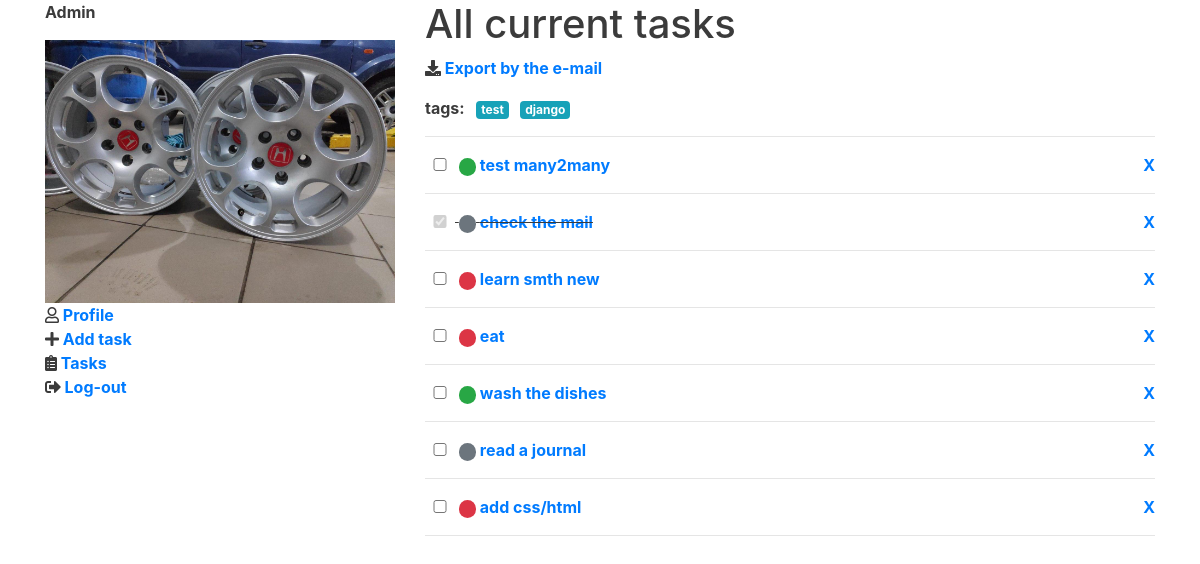
Screenshot of /tasks/list/ (signed in) with the database file from the repository.
### accounts/models.py (models this page shows, shortened)
class Profile(models.Model):
    user = models.OneToOneField(User, on_delete=models.CASCADE)
    birthdate = models.DateField(blank=True, null=True)
    avatar = models.ImageField(upload_to="user_avatars/%Y/%m/%d", blank=True)

### tasks/models.py (models this page shows, shortened)
class TodoItem(models.Model):
    PRIORITY_HIGH = 1
    PRIORITY_MEDIUM = 2
    PRIORITY_LOW = 3
    PRIORITY_CHOICES = [
        (PRIORITY_HIGH, "High priority"),
        (PRIORITY_MEDIUM, "Medium priority"),
        (PRIORITY_LOW, "Low priority"),
    ]
    description = models.CharField(max_length=64)
    is_completed = models.BooleanField("Performed", default=False)
    created = models.DateTimeField(auto_now_add=True)
    updated = models.DateTimeField(auto_now=True)
    owner = models.ForeignKey(
        User, on_delete=models.CASCADE, related_name="tasks")
    priority = models.IntegerField(
        "Priority", choices=PRIORITY_CHOICES, default=PRIORITY_MEDIUM
    )
    def __str__(self):
        return self.description.lower()
    class Meta:
        ordering = ("-created",)
    tags = TaggableManager()

### tasks/views.py (the view)
# urls.py: path("list/", views.tasks_by_tag, name="list"),
def tasks_by_tag(request, tag_slug=None):
    u = request.user
    tasks = TodoItem.objects.filter(owner=u).all()
    tag = None
    if tag_slug:
        tag = get_object_or_404(Tag, slug=tag_slug)
        tasks = tasks.filter(tags__in=[tag])
    all_tags = []
    for t in tasks:
        all_tags.append(list(t.tags.all()))
    all_tags = filter_tags(all_tags)
    return render(
        request,
        "tasks/list_by_tag.html",
        {"tag": tag, "tasks": tasks, "all_tags": all_tags},
    )

### tasks/views.py (called while the page is built)
def filter_tags(tags_by_tags):
    tags = []
    for lists in tags_by_tags:
        for i in lists:
            if i not in tags:
                tags.append(i)
    return tags

### tasks/templates/tasks/list_by_tag.html (shortened to what this page needs)
{% extends "base.html" %}
{% load static %}
{% block main_content %}
    {% if tag %}
        <h1>Current tasks with tag "{{ tag.name }}"</h1>
    {% else %}
        <h1>All current tasks</h1>
    {% endif %}
    <p><i class="fa fa-download"></i>&nbsp;<a href="{% url "tasks:export" %}">Export by the e-mail</a></p>
    {% for t in all_tags %}
        {% if forloop.first %}
            <ul class="list-inline">
            <li class="list-inline-item">tags:</li>
        {% endif %}
    <li class="list-inline-item">
        <a href="{% url "tasks:list_by_tag" t.slug %}">
            {% if t.pk == tag.pk %}
                <span class="badge badge-success">{{ t.name }}</span>
            {% else %}
                <span class="badge badge-info">{{ t.name }}</span>
            {% endif %}
        </a>
    </li>
    {% if forloop.last %}</ul>{% endif %}
    {% endfor %}
    <hr/>
    <ul id="todo-list">
        {% for task in tasks %}
            {% if task.is_completed %}
                <li class="completed">
                    <input class='checkbox' data-uid={{ task.id }} type='checkbox' disabled='disabled'
                           checked='checked'/>
                    {% else %}
                <li>
                <input class='checkbox' data-uid={{ task.id }} type='checkbox'/>
            {% endif %}
        {% if task.priority == task.PRIORITY_HIGH %}
            <span class="badge badge-pill badge-danger">&nbsp;</span>
        {% elif task.priority == task.PRIORITY_MEDIUM %}
            <span class="badge badge-pill badge-secondary">&nbsp;</span>
        {% elif task.priority == task.PRIORITY_LOW %}
            <span class="badge badge-pill badge-success">&nbsp;</span>
        {% endif %}
        <a href={% url "tasks:details" task.id %}>{{ task }}</a>
        <a class="remove" href={% url "tasks:delete" task.id %}>X</a>
        <hr/>
        </li>
        {% endfor %}
    </ul>
{% endblock %}

### templates/base.html (shortened to what this page needs)
{% load static %}
<html>
<head>
    <link rel="stylesheet" href="{% static 'css/styles.css' %}">
    <link rel="stylesheet"
          href="https://stackpath.bootstrapcdn.com/bootstrap/4.2.1/css/bootstrap.min.css"
>
    <link rel="stylesheet"
          href="https://use.fontawesome.com/releases/v5.7.0/css/all.css"
>
</head>
<body>
<div class="container">
    <div class="row">
        <div class="side_bar col">
            {% block side_bar %}
                {% if user.is_authenticated %}
                    <p>{{ user.first_name }}</p>
                    <img src="{{ user.profile.avatar.url }}" class="img-fluid">
                    <ul>
                        <li><i class="far fa-user"></i>&nbsp;<a href="{% url "edit" %}">Profile</a></li>
                        <li><i class="fa fa-plus"></i>&nbsp;<a href="{% url "tasks:create" %}">Add task</a></li>
                        <li><i class="fas fa-clipboard-list"></i>&nbsp;<a href="{% url "tasks:list" %}">Tasks</a></li>
                        <li><i class="fa fa-sign-out-alt"></i>&nbsp;<a href="{% url "logout" %}">Log-out</a></li>
                    </ul>
                {% endif %}
            {% endblock %}
        </div>
        <div class="main_content col-8">
            {% block main_content %}
            {% endblock %}
        </div>
    </div>
</div>
</body>
</html>

### static/css/styles.css (style rules this page uses)
.container { margin: 0 auto; min-width: 500px; width: 45%; text-align: left; color: #3b3b3b; font-weight: bold; }
ul { padding: 0; text-align: left; list-style: none; }
hr { border-bottom: 0; margin: 15px 0; }
input[type="checkbox"] { width: 30px; }
.remove { float: right; cursor: pointer; }
.completed { text-decoration: line-through; }

### rows the page displays
Tag: shows "tags:", name "test"
Tag: name "django"
TodoItem: description "test many2many"
TodoItem: description "check the mail"
TodoItem: description "learn smth new"
TodoItem: description "eat"
TodoItem: description "wash the dishes"
TodoItem: description "read a journal"
TodoItem: description "add css/html"

### other values shown
{{ user.first_name }} "Admin"
